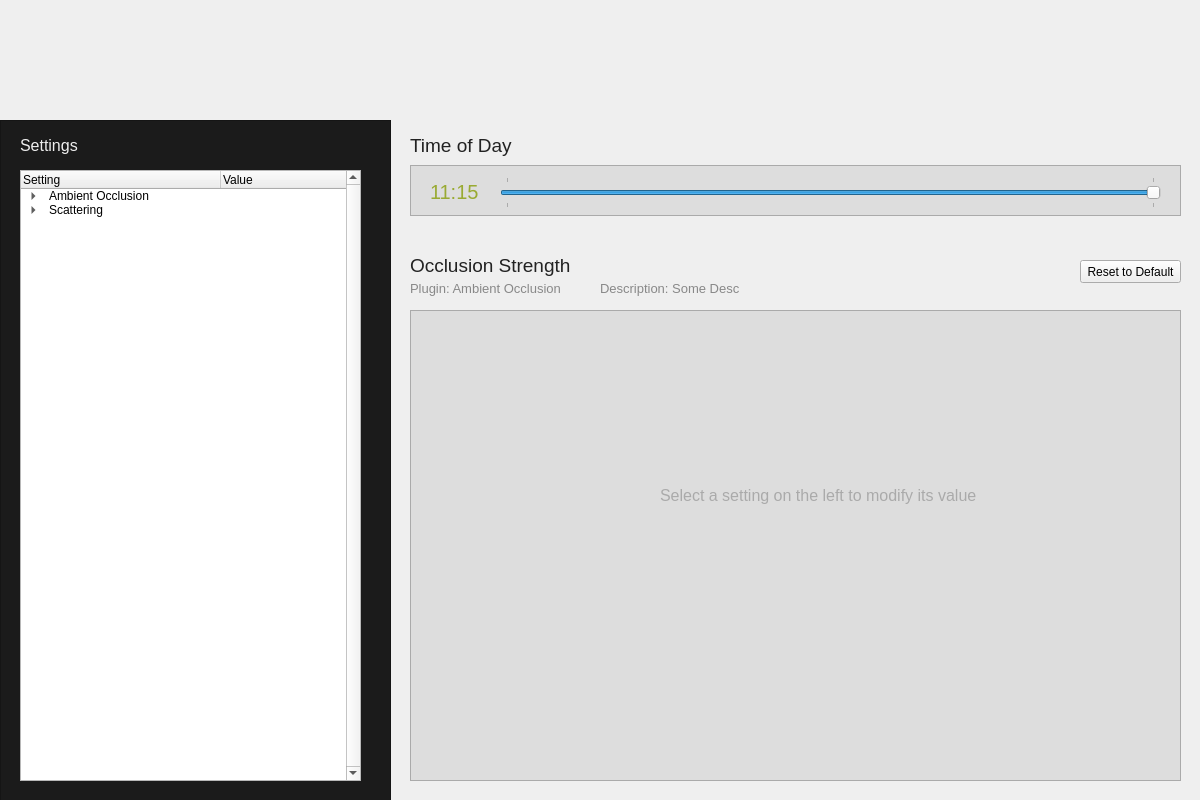
<?xml version="1.0" encoding="UTF-8"?>
<ui version="4.0">
 <class>MainWindow</class>
 <widget class="QMainWindow" name="MainWindow">
  <property name="geometry">
   <rect>
    <x>0</x>
    <y>0</y>
    <width>1200</width>
    <height>800</height>
   </rect>
  </property>
  <property name="minimumSize">
   <size>
    <width>1200</width>
    <height>800</height>
   </size>
  </property>
  <property name="maximumSize">
   <size>
    <width>1200</width>
    <height>800</height>
   </size>
  </property>
  <property name="windowTitle">
   <string>Day Time Editor</string>
  </property>
  <property name="windowIcon">
   <iconset resource="resources.qrc">
    <normaloff>:/res/res/icon.png</normaloff>:/res/res/icon.png</iconset>
  </property>
  <widget class="QWidget" name="centralwidget">
   <widget class="QLabel" name="label">
    <property name="geometry">
     <rect>
      <x>0</x>
      <y>0</y>
      <width>1200</width>
      <height>120</height>
     </rect>
    </property>
    <property name="minimumSize">
     <size>
      <width>1200</width>
      <height>120</height>
     </size>
    </property>
    <property name="text">
     <string/>
    </property>
    <property name="pixmap">
     <pixmap resource="resources.qrc">:/res/res/daytime_editor_logo.png</pixmap>
    </property>
   </widget>
   <widget class="QTreeWidget" name="settings_tree">
    <property name="geometry">
     <rect>
      <x>20</x>
      <y>170</y>
      <width>341</width>
      <height>611</height>
     </rect>
    </property>
    <property name="verticalScrollBarPolicy">
     <enum>Qt::ScrollBarAlwaysOn</enum>
    </property>
    <property name="editTriggers">
     <set>QAbstractItemView::NoEditTriggers</set>
    </property>
    <property name="showDropIndicator" stdset="0">
     <bool>false</bool>
    </property>
    <property name="selectionBehavior">
     <enum>QAbstractItemView::SelectRows</enum>
    </property>
    <property name="indentation">
     <number>25</number>
    </property>
    <property name="rootIsDecorated">
     <bool>true</bool>
    </property>
    <property name="uniformRowHeights">
     <bool>false</bool>
    </property>
    <property name="itemsExpandable">
     <bool>true</bool>
    </property>
    <property name="animated">
     <bool>true</bool>
    </property>
    <property name="allColumnsShowFocus">
     <bool>false</bool>
    </property>
    <property name="wordWrap">
     <bool>true</bool>
    </property>
    <attribute name="headerCascadingSectionResizes">
     <bool>false</bool>
    </attribute>
    <attribute name="headerDefaultSectionSize">
     <number>200</number>
    </attribute>
    <column>
     <property name="text">
      <string>Setting</string>
     </property>
    </column>
    <column>
     <property name="text">
      <string>Value</string>
     </property>
    </column>
    <item>
     <property name="text">
      <string>Ambient Occlusion</string>
     </property>
     <property name="text">
      <string/>
     </property>
     <property name="flags">
      <set>ItemIsSelectable|ItemIsDragEnabled|ItemIsUserCheckable|ItemIsEnabled|ItemIsTristate</set>
     </property>
     <item>
      <property name="text">
       <string>Occlusion Strength</string>
      </property>
      <property name="text">
       <string>0.5</string>
      </property>
     </item>
    </item>
    <item>
     <property name="text">
      <string>Scattering</string>
     </property>
     <item>
      <property name="text">
       <string>Sun Height</string>
      </property>
      <property name="text">
       <string>0,4</string>
      </property>
     </item>
     <item>
      <property name="text">
       <string>Sun Angle</string>
      </property>
      <property name="text">
       <string>180 °</string>
      </property>
     </item>
     <item>
      <property name="text">
       <string>Sun Color</string>
      </property>
      <property name="text">
       <string>[128, 255, 100]</string>
      </property>
     </item>
    </item>
   </widget>
   <widget class="QLabel" name="label_2">
    <property name="geometry">
     <rect>
      <x>20</x>
      <y>130</y>
      <width>121</width>
      <height>31</height>
     </rect>
    </property>
    <property name="font">
     <font>
      <pointsize>12</pointsize>
      <kerning>true</kerning>
     </font>
    </property>
    <property name="styleSheet">
     <string notr="true">color: #eee;</string>
    </property>
    <property name="text">
     <string>Settings</string>
    </property>
   </widget>
   <widget class="QFrame" name="frame_current_setting">
    <property name="geometry">
     <rect>
      <x>410</x>
      <y>250</y>
      <width>771</width>
      <height>551</height>
     </rect>
    </property>
    <property name="frameShape">
     <enum>QFrame::NoFrame</enum>
    </property>
    <property name="frameShadow">
     <enum>QFrame::Plain</enum>
    </property>
    <widget class="QLabel" name="lbl_current_setting">
     <property name="geometry">
      <rect>
       <x>0</x>
       <y>0</y>
       <width>221</width>
       <height>31</height>
      </rect>
     </property>
     <property name="font">
      <font>
       <pointsize>14</pointsize>
       <kerning>true</kerning>
      </font>
     </property>
     <property name="styleSheet">
      <string notr="true">color: #222;</string>
     </property>
     <property name="text">
      <string>Occlusion Strength</string>
     </property>
    </widget>
    <widget class="QLabel" name="lbl_plugin_src">
     <property name="geometry">
      <rect>
       <x>0</x>
       <y>30</y>
       <width>261</width>
       <height>16</height>
      </rect>
     </property>
     <property name="font">
      <font>
       <pointsize>10</pointsize>
      </font>
     </property>
     <property name="styleSheet">
      <string notr="true">color: #888;</string>
     </property>
     <property name="text">
      <string>Plugin: Ambient Occlusion</string>
     </property>
    </widget>
    <widget class="QPushButton" name="pushButton">
     <property name="geometry">
      <rect>
       <x>670</x>
       <y>10</y>
       <width>101</width>
       <height>23</height>
      </rect>
     </property>
     <property name="text">
      <string>Reset to Default</string>
     </property>
    </widget>
    <widget class="QFrame" name="frame_3">
     <property name="geometry">
      <rect>
       <x>0</x>
       <y>60</y>
       <width>771</width>
       <height>471</height>
      </rect>
     </property>
     <property name="styleSheet">
      <string notr="true">QFrame {
background: #ddd;border: 1px solid #aaa;
}</string>
     </property>
     <property name="frameShape">
      <enum>QFrame::StyledPanel</enum>
     </property>
     <property name="frameShadow">
      <enum>QFrame::Raised</enum>
     </property>
     <widget class="QWidget" name="verticalLayoutWidget">
      <property name="geometry">
       <rect>
        <x>0</x>
        <y>0</y>
        <width>761</width>
        <height>461</height>
       </rect>
      </property>
      <layout class="QVBoxLayout" name="prefab_edit_widget">
       <property name="spacing">
        <number>0</number>
       </property>
      </layout>
     </widget>
    </widget>
    <widget class="QLabel" name="lbl_setting_desc">
     <property name="geometry">
      <rect>
       <x>190</x>
       <y>30</y>
       <width>261</width>
       <height>16</height>
      </rect>
     </property>
     <property name="font">
      <font>
       <pointsize>10</pointsize>
      </font>
     </property>
     <property name="styleSheet">
      <string notr="true">color: #888;</string>
     </property>
     <property name="text">
      <string>Description: Some Desc</string>
     </property>
    </widget>
   </widget>
   <widget class="QFrame" name="frame_2">
    <property name="geometry">
     <rect>
      <x>0</x>
      <y>120</y>
      <width>391</width>
      <height>681</height>
     </rect>
    </property>
    <property name="styleSheet">
     <string notr="true">background: #1b1b1b;</string>
    </property>
    <property name="frameShape">
     <enum>QFrame::StyledPanel</enum>
    </property>
    <property name="frameShadow">
     <enum>QFrame::Raised</enum>
    </property>
   </widget>
   <widget class="QFrame" name="frame_4">
    <property name="geometry">
     <rect>
      <x>410</x>
      <y>165</y>
      <width>771</width>
      <height>51</height>
     </rect>
    </property>
    <property name="styleSheet">
     <string notr="true">QFrame {background: #ddd;border: 1px solid #aaa;}
QLabel {border: 0;}</string>
    </property>
    <property name="frameShape">
     <enum>QFrame::StyledPanel</enum>
    </property>
    <property name="frameShadow">
     <enum>QFrame::Plain</enum>
    </property>
    <widget class="QSlider" name="time_slider">
     <property name="geometry">
      <rect>
       <x>90</x>
       <y>12</y>
       <width>661</width>
       <height>31</height>
      </rect>
     </property>
     <property name="maximum">
      <number>5184000</number>
     </property>
     <property name="singleStep">
      <number>10000</number>
     </property>
     <property name="pageStep">
      <number>100000</number>
     </property>
     <property name="value">
      <number>2592000</number>
     </property>
     <property name="orientation">
      <enum>Qt::Horizontal</enum>
     </property>
     <property name="invertedControls">
      <bool>false</bool>
     </property>
     <property name="tickPosition">
      <enum>QSlider::TicksBothSides</enum>
     </property>
     <property name="tickInterval">
      <number>864000</number>
     </property>
    </widget>
    <widget class="QLabel" name="time_label">
     <property name="geometry">
      <rect>
       <x>20</x>
       <y>11</y>
       <width>51</width>
       <height>31</height>
      </rect>
     </property>
     <property name="font">
      <font>
       <pointsize>15</pointsize>
       <weight>50</weight>
       <bold>false</bold>
      </font>
     </property>
     <property name="styleSheet">
      <string notr="true">color: #9a3;</string>
     </property>
     <property name="text">
      <string>11:15</string>
     </property>
    </widget>
   </widget>
   <widget class="QLabel" name="lbl_time">
    <property name="geometry">
     <rect>
      <x>410</x>
      <y>130</y>
      <width>221</width>
      <height>31</height>
     </rect>
    </property>
    <property name="font">
     <font>
      <pointsize>14</pointsize>
      <kerning>true</kerning>
     </font>
    </property>
    <property name="styleSheet">
     <string notr="true">color: #222;</string>
    </property>
    <property name="text">
     <string>Time of Day</string>
    </property>
   </widget>
   <widget class="QLabel" name="lbl_select_setting">
    <property name="geometry">
     <rect>
      <x>660</x>
      <y>480</y>
      <width>421</width>
      <height>31</height>
     </rect>
    </property>
    <property name="font">
     <font>
      <pointsize>12</pointsize>
     </font>
    </property>
    <property name="styleSheet">
     <string notr="true">color: #aaa;</string>
    </property>
    <property name="text">
     <string>Select a setting on the left to modify its value</string>
    </property>
   </widget>
   <zorder>frame_2</zorder>
   <zorder>label</zorder>
   <zorder>settings_tree</zorder>
   <zorder>label_2</zorder>
   <zorder>frame_current_setting</zorder>
   <zorder>frame_4</zorder>
   <zorder>lbl_time</zorder>
   <zorder>lbl_select_setting</zorder>
  </widget>
 </widget>
 <resources>
  <include location="resources.qrc"/>
 </resources>
 <connections/>
</ui>
